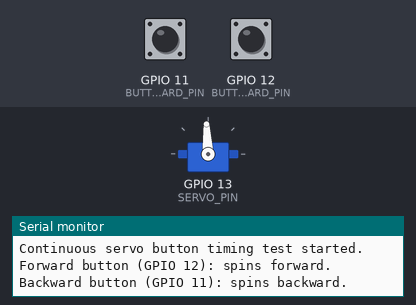
Simulated run of this sketch. Board: ESP32-S3. Parts: servo, the last lines printed to the serial monitor. The inputs (shaded band) are chosen by the test bench; at power-on: GPIO 11 (BUTTON_BACKWARD_PIN) HIGH, GPIO 12 (BUTTON_FORWARD_PIN) HIGH.

Above: at 1.5 s.
1.6 s: GPIO 11 (BUTTON_BACKWARD_PIN) pulled LOW for 0.15 s
At 1.7 s:
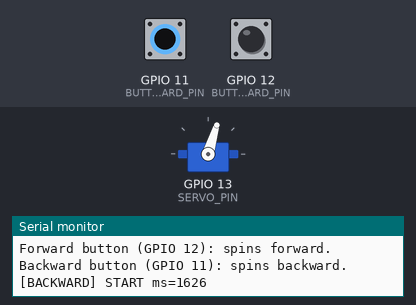
3.2 s: GPIO 12 (BUTTON_FORWARD_PIN) pulled LOW for 0.15 s
At 3.3 s:
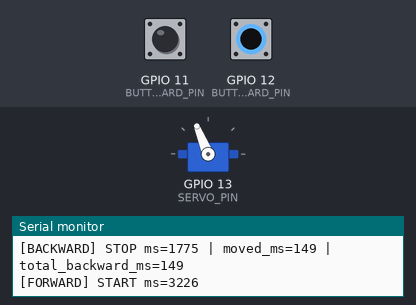
4.8 s: GPIO 12 (BUTTON_FORWARD_PIN) pulled LOW for 3.2 s
At 8.5 s:
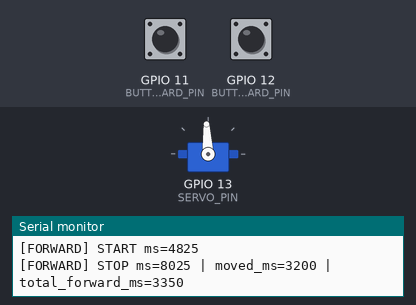
9.5 s: GPIO 11 (BUTTON_BACKWARD_PIN) pulled LOW for 3.2 s
At 10.8 s:
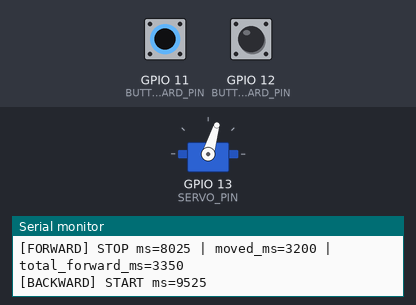
Timing chart, 0 to 14.2 s (numbered marks = the images above; inputs shaded):
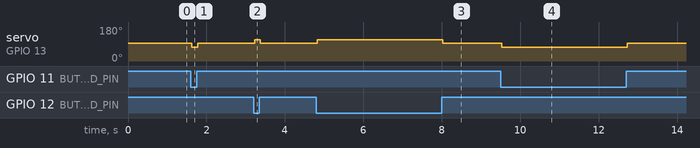

Measured:
- after the input at 1.6 s, servo on GPIO 13 (SERVO_PIN): 93° → 73° at once, → 93° 0.15 s later
- after the input at 3.2 s, servo on GPIO 13 (SERVO_PIN): 93° → 112° at once, → 93° 0.15 s later
- after the input at 4.8 s, servo on GPIO 13 (SERVO_PIN): 93° → 112° at once, → 93° 3.2 s later
- after the input at 9.5 s, servo on GPIO 13 (SERVO_PIN): 93° → 73° at once, → 93° 3.2 s later

The sketch:

servo_test.ino
```cpp
#if defined(ESP32)
#include <ESP32Servo.h>
#else
#include <Servo.h>
#endif

Servo testServo;

const int SERVO_PIN = 13;       // Change to the GPIO pin you are using.
const int BUTTON_FORWARD_PIN = 12; // Forward button to GND. Uses internal pull-up.
const int BUTTON_BACKWARD_PIN = 11; // Backward button to GND. Uses internal pull-up.
// Continuous rotation servo control (typical values):
// 1500us = stop, >1500us = one direction, <1500us = opposite direction.
const int NEUTRAL_US = 1500;    // Tune +/- 5..20 if servo drifts when "stopped".
const int FORWARD_US = 1700;    // Increase difference from NEUTRAL_US for more speed.
const int REVERSE_US = 1300;

const unsigned long DEBOUNCE_MS = 25;

bool isMoving = false;
int moveDirection = 0;           // 1 = forward, -1 = backward, 0 = stopped
bool stableForwardPressed = false;
bool rawForwardPressed = false;
bool stableBackwardPressed = false;
bool rawBackwardPressed = false;
unsigned long lastForwardDebounceMs = 0;
unsigned long lastBackwardDebounceMs = 0;
unsigned long moveStartMs = 0;
unsigned long totalForwardTimeMs = 0;
unsigned long totalBackwardTimeMs = 0;

void setup() {
  Serial.begin(115200);
  delay(300);

  testServo.attach(SERVO_PIN);
  testServo.writeMicroseconds(NEUTRAL_US);
  pinMode(BUTTON_FORWARD_PIN, INPUT_PULLUP);
  pinMode(BUTTON_BACKWARD_PIN, INPUT_PULLUP);

  Serial.println("Continuous servo button timing test started.");
  Serial.println("Forward button (GPIO 12): spins forward.");
  Serial.println("Backward button (GPIO 11): spins backward.");
}

void loop() {
  // Active-low buttons with pull-up: LOW means pressed.
  bool currentRawForward = (digitalRead(BUTTON_FORWARD_PIN) == LOW);
  bool currentRawBackward = (digitalRead(BUTTON_BACKWARD_PIN) == LOW);

  // Debounce forward button.
  if (currentRawForward != rawForwardPressed) {
    rawForwardPressed = currentRawForward;
    lastForwardDebounceMs = millis();
  }

  if ((millis() - lastForwardDebounceMs) >= DEBOUNCE_MS && stableForwardPressed != rawForwardPressed) {
    stableForwardPressed = rawForwardPressed;

    if (stableForwardPressed && !isMoving) {
      isMoving = true;
      moveDirection = 1;
      moveStartMs = millis();
      testServo.writeMicroseconds(FORWARD_US);
      Serial.print("[FORWARD] START ms=");
      Serial.println(moveStartMs);
    } else if (!stableForwardPressed && moveDirection == 1) {
      unsigned long stopMs = millis();
      unsigned long runMs = stopMs - moveStartMs;
      totalForwardTimeMs += runMs;

      isMoving = false;
      moveDirection = 0;
      testServo.writeMicroseconds(NEUTRAL_US);

      Serial.print("[FORWARD] STOP ms=");
      Serial.print(stopMs);
      Serial.print(" | moved_ms=");
      Serial.print(runMs);
      Serial.print(" | total_forward_ms=");
      Serial.println(totalForwardTimeMs);
    }
  }

  // Debounce backward button.
  if (currentRawBackward != rawBackwardPressed) {
    rawBackwardPressed = currentRawBackward;
    lastBackwardDebounceMs = millis();
  }

  if ((millis() - lastBackwardDebounceMs) >= DEBOUNCE_MS && stableBackwardPressed != rawBackwardPressed) {
    stableBackwardPressed = rawBackwardPressed;

    if (stableBackwardPressed && !isMoving) {
      isMoving = true;
      moveDirection = -1;
      moveStartMs = millis();
      testServo.writeMicroseconds(REVERSE_US);
      Serial.print("[BACKWARD] START ms=");
      Serial.println(moveStartMs);
    } else if (!stableBackwardPressed && moveDirection == -1) {
      unsigned long stopMs = millis();
      unsigned long runMs = stopMs - moveStartMs;
      totalBackwardTimeMs += runMs;

      isMoving = false;
      moveDirection = 0;
      testServo.writeMicroseconds(NEUTRAL_US);

      Serial.print("[BACKWARD] STOP ms=");
      Serial.print(stopMs);
      Serial.print(" | moved_ms=");
      Serial.print(runMs);
      Serial.print(" | total_backward_ms=");
      Serial.println(totalBackwardTimeMs);
    }
  }
}
```
